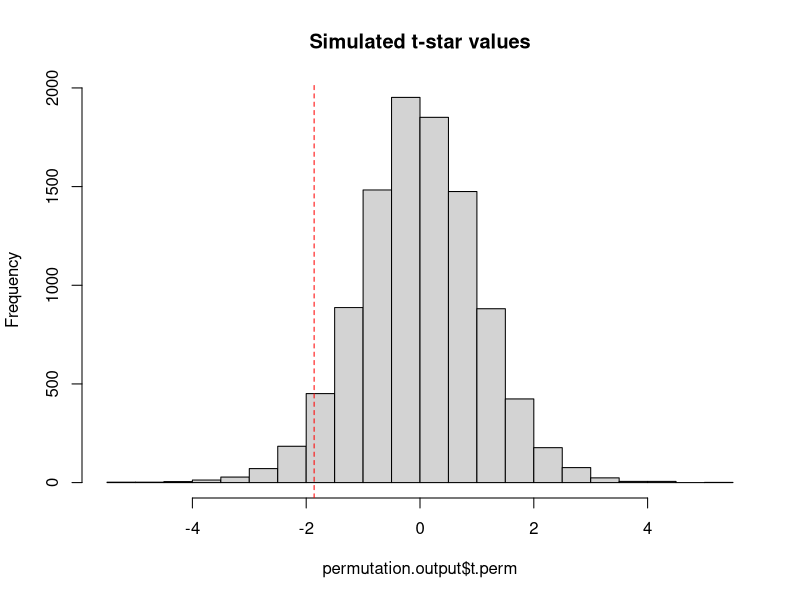

Write R code to recreate this figure.
permutation.twosample.t <- function(formula, data, alternative = "two.sided", B = 9999, seed = 1){
  # Function to perform a permutation-based two-sample t test

  t.obs <- t.test(formula, data, var.equal = TRUE)$statistic  # observed t-statistic
  # note that we require equal variance (by our assumptions)
  # but we don't care about Ha because the t-statistic is computed assuming H0 is true
  
  # Set up an nx2 data frame - left column is the y-values, right column is the groups
  t.test.df <- model.frame(formula, data)
  
  # don't worry about these issues in your lab assignment - you'll have usable data
  if (ncol(t.test.df) != 2) stop("Requires one group variable")
  if (!is.factor(t.test.df[[2]])) t.test.df[[2]] <- as.factor(t.test.df[[2]])  # convert to factor
  if (length(levels(t.test.df[[2]])) != 2) stop("Requires 2 groups")
  
  # initialize the vector of resampled t-statistics
  t.star <- numeric(B)  # B 0's
  
  set.seed(seed)
  for (i in 1:B){
    t.test.df[[1]] <- sample(t.test.df[[1]])  # randomly reorders the response variable
    t.star[i] <- t.test(formula, t.test.df, var.equal = TRUE)$statistic  # get the new t-statistic
    
    # print out how far we are 
    if ((i %% 500) == 0) cat("Iteration Number: ", i, "\n", sep = "")  # if we are at a multiple of 500 print it
  }
  
  t.all <- c(t.star, t.obs)  # add the original t-statistic back in
  # strictly speaking, this is not mathematically necessary, however:
  # 1) It leads to the correct p-value formulas for permutation tests using Monte Carlo simulation
  # 2) It results from an intuitive explanation - by definition, one of the zillions of permutations we could have observed gave us t.obs
  # 3) It prevents us from ever getting a p-value of 0

  t.left <- sum(t.all <= t.obs)  # compute the number of simulated t statistics <= t.obs
  t.right <- sum(t.all >= t.obs)  # compute the number of simulated t statistics >= t.obs
  
  # Use the switch function to compute the correct p-value
  p.value <- dplyr::case_when(
    alternative %in% c("less", "l") ~ t.left/(B+1),
    alternative %in% c("greater", "g") ~ t.right/(B+1),
    alternative %in% c("two.sided", "t") ~ 2*min(t.left, t.right)/(B+1))
  
  cat("Observed t-Statistic = ", t.obs, "\n", sep = "")  # paste and output to console
  cat("Approximate P-Value = ", p.value, "\n", sep = "")

  # return a list with the observed t-statistic, resampled t-statistics, and p-value
  # invisible means that the returned values are not printed to the console
  invisible(list(t = t.obs, t.perm = t.star, p = p.value))  
}

# compare using R example
t.output <- t.test(extra ~ group, data = sleep, var.equal = TRUE)
permutation.output <- permutation.twosample.t(extra ~ group, data = sleep)

t.output$p.value  # original p-value
permutation.output$p  # permutation p-value

# quick and dirty histogram for comparison
hist(permutation.output$t.perm, main = "Simulated t-star values")
abline(v = permutation.output$t, col = "red", lty = 2)  # red dashed vertical line at t.observed
